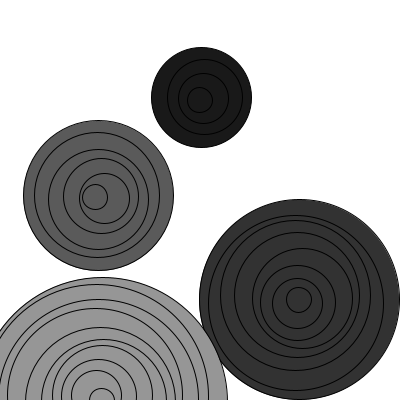
Frame 1 (no input)
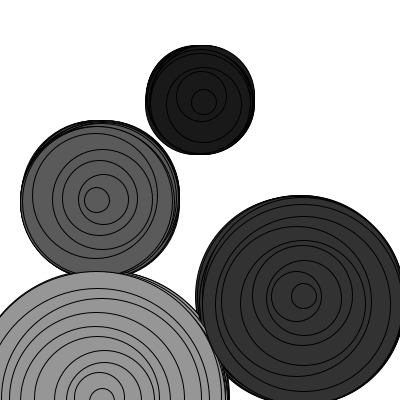
Frame 60 (the mouse pressed at the canvas centre just before this capture)
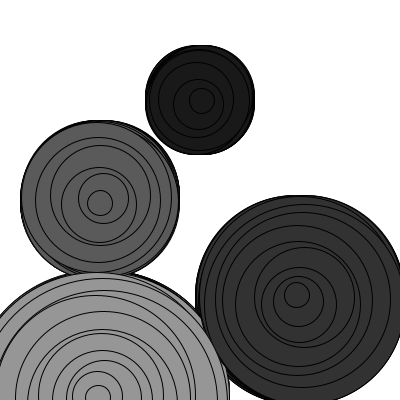
Frame 120 (the mouse held since frame 60 and released just before this capture)

The Processing sketch that drew these frames (run headless with seeded random() and noise(); from frame 60 on, the mouse is pressed at the canvas centre):

// Processing sketch: processing_139617
// ── processing_139617.pde



void setup(){
  size(400,400);
  background(255);
  smooth();


}

void draw (){
 // noFill();
 
square(200,100,5,5, 100,25);
square(100,200,5,5, 150,90);
square(300,300,5,5, 200,50);
square(100,400,5,5, 250,150);


}



void square (int x, float y, int rx, int ry, int d, int c){
  
pushMatrix();
 
translate(x,y);

    for(int i=d;i>0;i-=25){
    

    fill(c);
    ellipse(random(-rx, rx),random(-ry, ry),i,i);


  }

       popMatrix(); 
    
}
